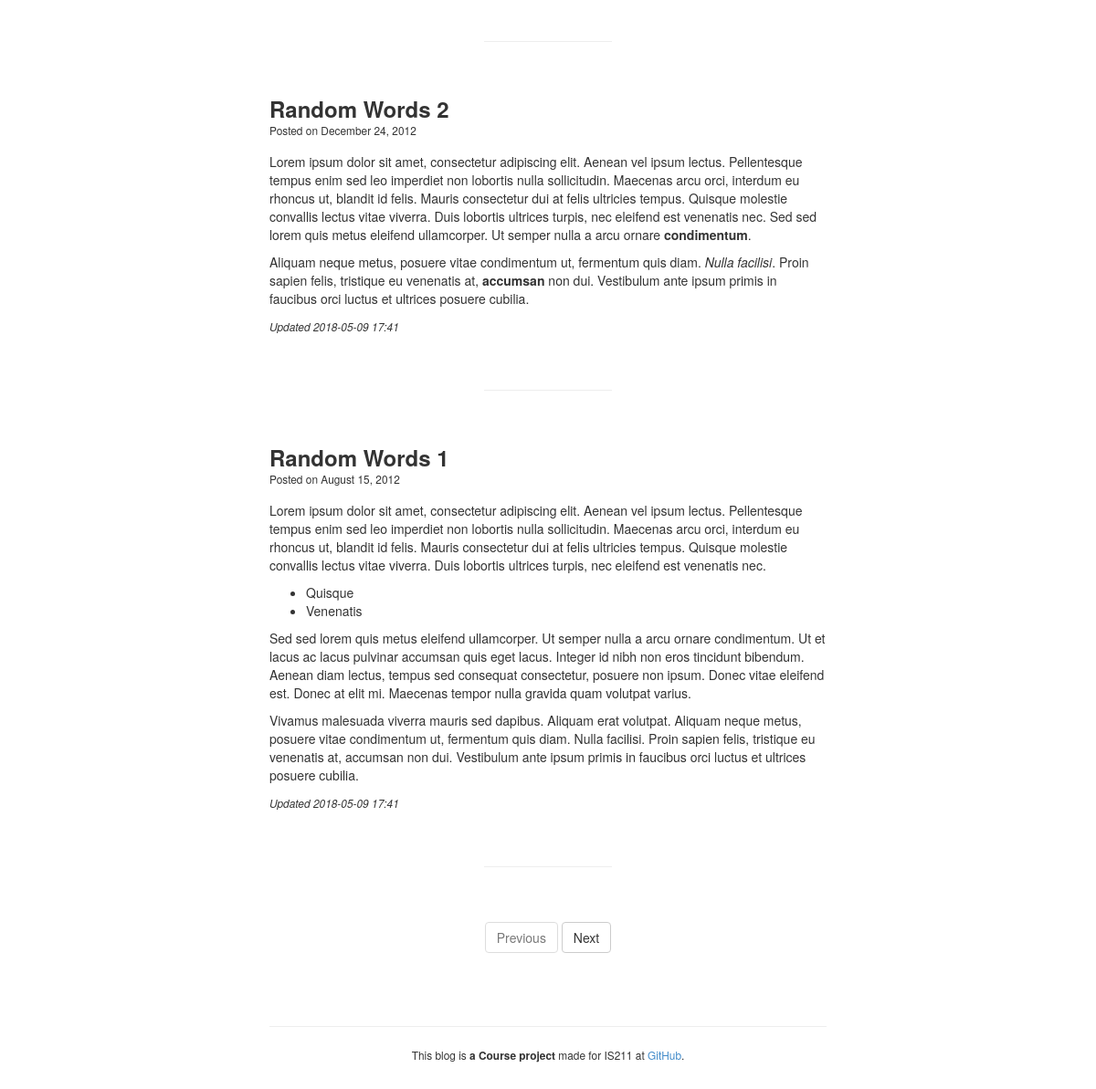
Before: / (lower part) with the older database file.
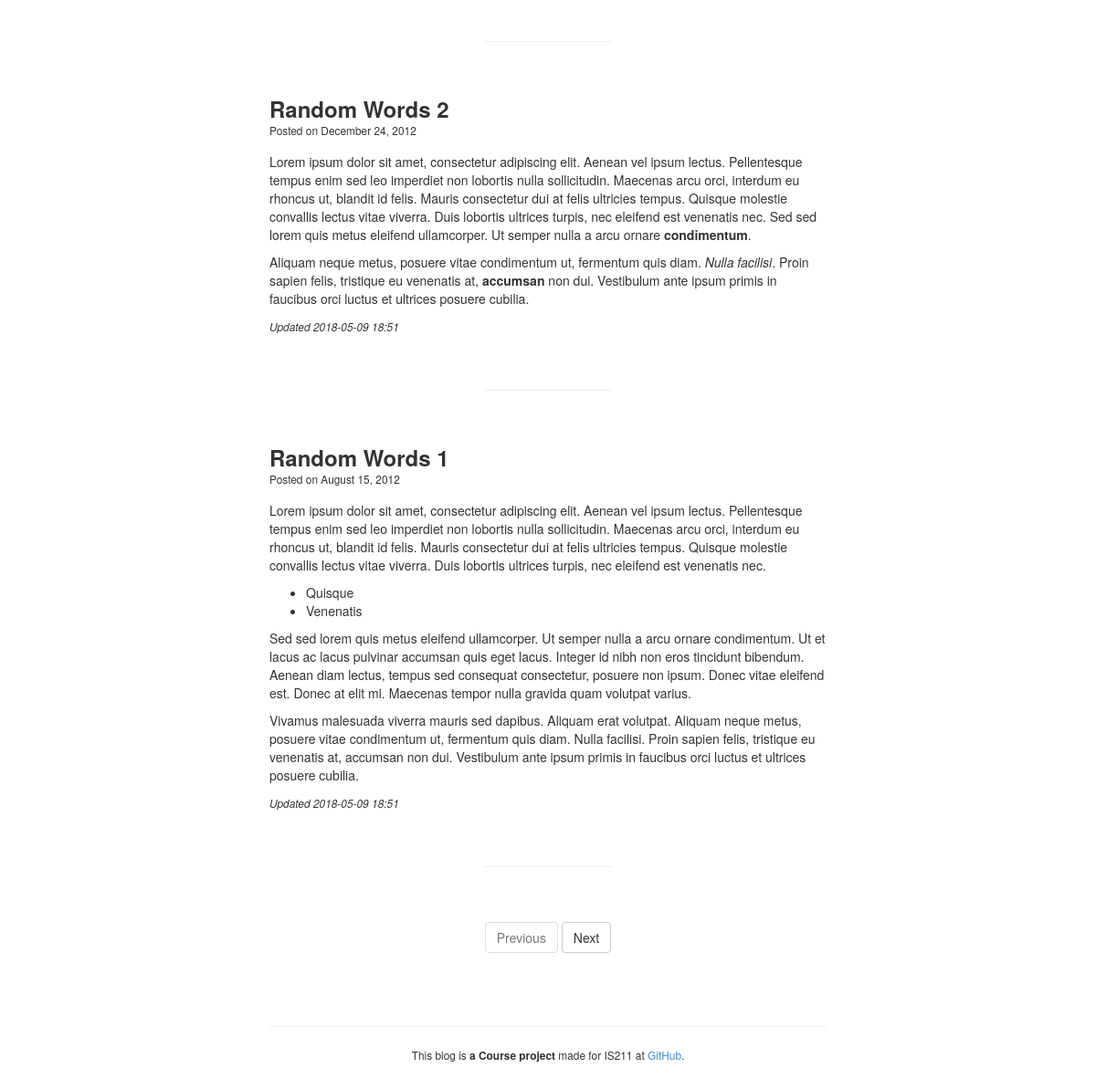
After: the same page with the newer database file.
### app/models.py (models this page shows, shortened)
class Post(db.Model):
    PER_PAGE = 5
    id = db.Column(db.Integer, primary_key=True)
    created = db.Column(db.DateTime, nullable=False)
    updated = db.Column(db.DateTime, nullable=False)
    title = db.Column(db.String(256), nullable=False)
    markup = db.Column(db.String, nullable=False)
    slug = db.Column(db.String, nullable=False, unique=True)
    author_id = db.Column(
        db.Integer,
        db.ForeignKey('user.id'),
        nullable=False,
    )
    visible = db.Column(db.Boolean, default=False)
    @property
    def is_updated(self):
        return self.updated > self.created

### app/views.py (the view)
@app.route('/')
@app.route('/page/<int:page>')
def blog(page=1):
    pagination = Post.query.filter_by(visible=True) \
                           .order_by(Post.created.desc()) \
                           .paginate(page, Post.PER_PAGE, False)
    return render_template('frontend/blog.html', pagination=pagination)

### app/__init__.py (called while the page is built)
def date_pretty(value):
    return value.strftime('%B %d, %Y')

def datetime(value):
    return value.strftime('%Y-%m-%d %H:%M')

def markdown(value):
    extras = ['fenced-code-blocks', 'wiki-tables']
    return Markup(md2(value, extras=extras))

### app/templates/frontend/blog.html
{% extends "frontend/layout.html" %}
{% block content %}
<div class="row">
  <div class="col-lg-12">
    {% from "macro.html" import render_post %}
    {% for post in pagination.items %}
      {{ render_post(post) }}
      <div id="post-separator">
        <hr>
      </div>
    {% endfor %}
    <div id="post-pagination" class="text-center">
      <a class="btn btn-default" {% if pagination.has_prev %}href="{{ url_for('blog', page=pagination.prev_num) }}"{% else %}href="#" disabled="disabled"{% endif %}>Previous</a>
      <a class="btn btn-default" {% if pagination.has_next %}href="{{ url_for('blog', page=pagination.next_num) }}"{% else %}href="#" disabled="disabled"{% endif %}>Next</a>
    </div>
  </div>
</div>
{% endblock %}

### app/templates/frontend/layout.html (shortened to what this page needs)
{% extends "base.html" %}
{% block css %}
<link rel="stylesheet" href="{{ url_for('static', filename='css/custom/frontend.css') }}">
{% endblock %}
{% block body %}
<div id="content" class="container">
  {% block content %}{% endblock %}
  <hr>
  <div class="text-center">
    <p><small>This blog is <strong> a Course project</strong> made for IS211 at <a href="https://github.com/grochin1/IS211_Courseproject">GitHub</a>.</small></p>
  </div>
</div>
{% endblock %}

### app/templates/base.html (shortened to what this page needs)
<!DOCTYPE html>
<html lang="en">
<head>
  <link rel="stylesheet" href="{{ url_for('static', filename='css/bootstrap.min.css') }}">
  {% block css %}{% endblock %}
</head>
<body>
  {% block body %}{% endblock %}
</body>
</html>

### app/templates/macro.html (shortened to what this page needs)
{% macro render_post(post) %}
<div id="post-title">
  <h3><strong><a href="{{ url_for('detail', slug=post.slug) }}">{{ post.title|safe }}</a></strong></h3>
</div>
<div id="post-meta">
  <small>Posted on {{ post.created|date_pretty }}</small>
</div>
<div id="post-markup">
  {{ post.markup|markdown }}
</div>
{% if post.is_updated %}
  <div>
    <p>
      <small><em>Updated {{ post.updated|datetime }}</em></small>
    </p>
  </div>
{% endif %}
{% endmacro %}

### app/static/css/custom/frontend.css (style rules this page uses)
#content { margin-bottom: 30px; }
#post-title { margin-bottom: -10px; }
#post-title a { color: #333; }
#post-meta { margin-bottom: 15px; }
#post-separator hr { width: 23%; margin: 60px auto; }
#post-pagination { margin: 0 auto 60px auto; }
.container { width: auto; max-width: 640px; padding: 0 15px; }

Changed rows visible on the page:
changed Post "Random Words 2": updated "2018-05-09 17:41" → "2018-05-09 18:51"
changed Post "Random Words 1": updated "2018-05-09 17:41" → "2018-05-09 18:51"
